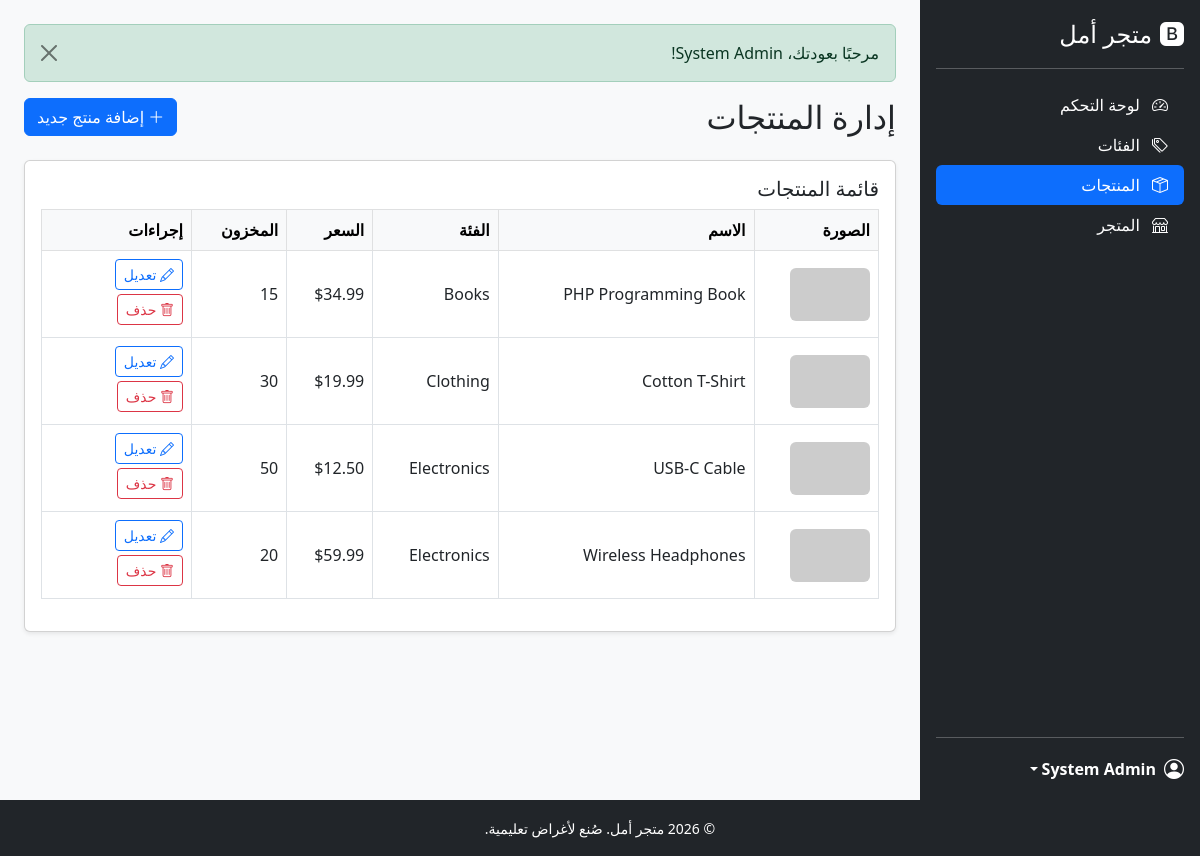
/admin/products.php (signed in), run on the app's committed database.
### tables this page shows
CREATE TABLE IF NOT EXISTS products (
    id INT AUTO_INCREMENT PRIMARY KEY,
    category_id INT NOT NULL,
    name VARCHAR(150) NOT NULL,
    description TEXT,
    price DECIMAL(10, 2) NOT NULL,
    stock INT NOT NULL DEFAULT 0,
    image VARCHAR(255) DEFAULT NULL,
    created_at TIMESTAMP DEFAULT CURRENT_TIMESTAMP,
    updated_at TIMESTAMP DEFAULT CURRENT_TIMESTAMP ON UPDATE CURRENT_TIMESTAMP,
    FOREIGN KEY (category_id) REFERENCES categories(id) ON DELETE CASCADE
);

CREATE TABLE IF NOT EXISTS categories (
    id INT AUTO_INCREMENT PRIMARY KEY,
    name VARCHAR(100) NOT NULL UNIQUE,
    description TEXT,
    created_at TIMESTAMP DEFAULT CURRENT_TIMESTAMP
);

### admin/products.php (the view, shortened to what this page needs)
<?php
require_once '../includes/functions.php';
require_once '../includes/header.php';
$products = $conn->query('SELECT p.*, c.name AS category_name FROM products p JOIN categories c ON p.category_id = c.id ORDER BY p.id DESC');
?>
<div class="d-flex justify-content-between align-items-center mb-4">
    <h2 class="mb-0">إدارة المنتجات</h2>
    <button type="button" class="btn btn-primary" id="addProductBtn" data-bs-toggle="modal" data-bs-target="#productModal">
        <i class="bi bi-plus-lg"></i> إضافة منتج جديد
    </button>
</div>
<div class="card shadow-sm">
    <div class="card-body">
        <h5 class="card-title">قائمة المنتجات</h5>
        <div class="table-responsive">
            <table class="table table-bordered table-hover align-middle">
                <thead class="table-light">
                    <tr>
                        <th>الصورة</th>
                        <th>الاسم</th>
                        <th>الفئة</th>
                        <th>السعر</th>
                        <th>المخزون</th>
                        <th style="width: 150px;">إجراءات</th>
                    </tr>
                </thead>
                <tbody>
                    <?php while ($product = $products->fetch_assoc()): ?>
                        <tr>
                            <td><img src="<?php echo productImage($product['image']); ?>" alt="<?php echo clean($product['name']); ?>" width="80" class="rounded"></td>
                            <td><?php echo clean($product['name']); ?></td>
                            <td><?php echo clean($product['category_name']); ?></td>
                            <td>$<?php echo number_format($product['price'], 2); ?></td>
                            <td><?php echo (int)$product['stock']; ?></td>
                            <td>
                                <button type="button" class="btn btn-sm btn-outline-primary edit-product mb-1"
                                        data-bs-toggle="modal" data-bs-target="#productModal"
                                        data-id="<?php echo (int)$product['id']; ?>"
                                        data-category-id="<?php echo (int)$product['category_id']; ?>"
                                        data-name="<?php echo clean($product['name']); ?>"
                                        data-description="<?php echo clean($product['description']); ?>"
                                        data-price="<?php echo clean($product['price']); ?>"
                                        data-stock="<?php echo (int)$product['stock']; ?>"
                                        data-image="<?php echo clean($product['image']); ?>">
                                    <i class="bi bi-pencil"></i> تعديل
                                </button>
                                <button type="button" class="btn btn-sm btn-outline-danger delete-product mb-1"
                                        data-bs-toggle="modal" data-bs-target="#deleteModal"
                                        data-id="<?php echo (int)$product['id']; ?>"
                                        data-name="<?php echo clean($product['name']); ?>">
                                    <i class="bi bi-trash"></i> حذف
                                </button>
                            </td>
                        </tr>
                    <?php endwhile; ?>
                </tbody>
            </table>
        </div>
    </div>
</div>
<?php require_once '../includes/footer.php'; ?>

### includes/header.php (style rules this page uses)
body { background-color: #f8f9fa; }

### data on the page
products: name "PHP Programming Book", category.name "Books", price "34.99", stock "15"
products: name "Cotton T-Shirt", category.name "Clothing", price "19.99", stock "30"
products: name "USB-C Cable", category.name "Electronics", price "12.50", stock "50"
products: name "Wireless Headphones", category.name "Electronics", price "59.99", stock "20"

### other printed values
$_SESSION['name'] "System Admin"
$message "مرحبًا بعودتك، System Admin!"
